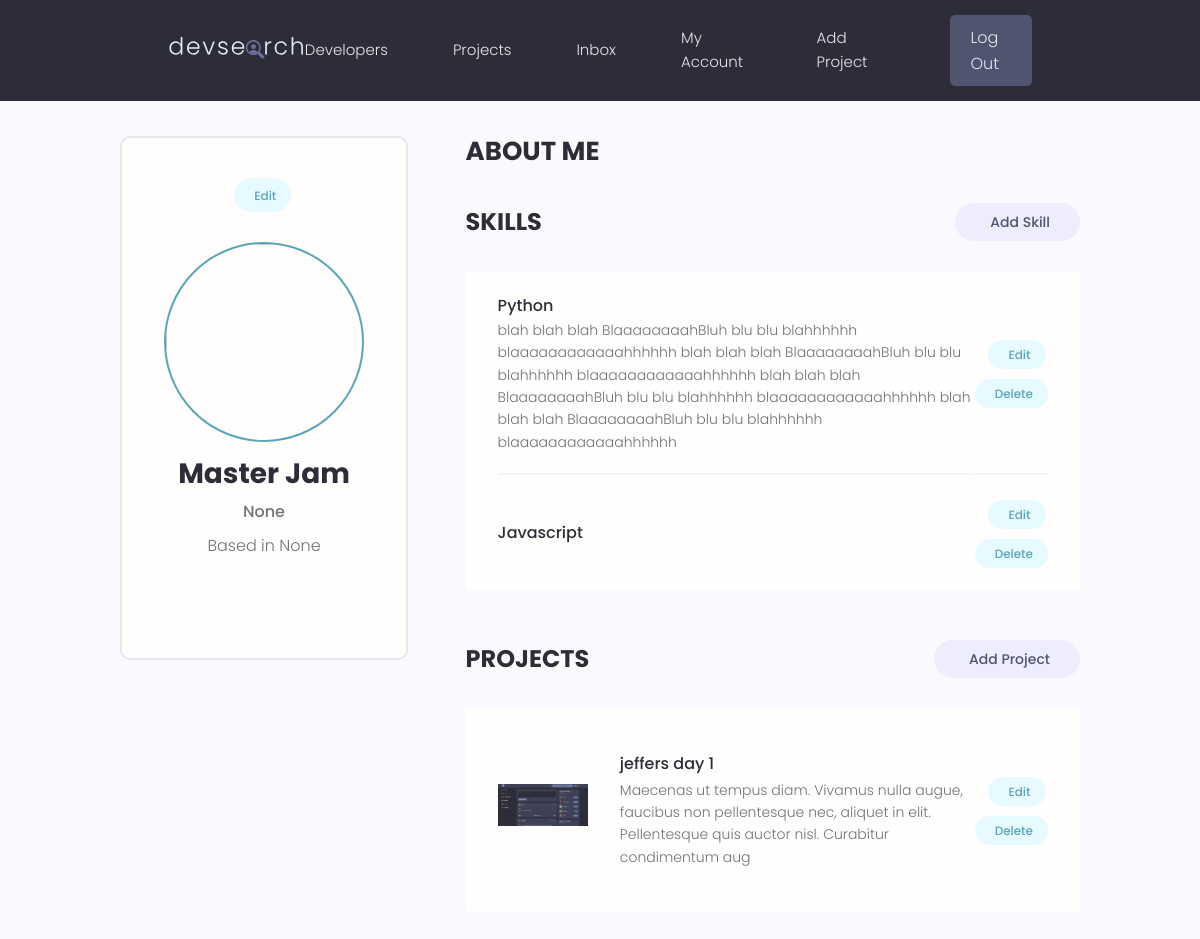
/account/ (signed in), run on the app's committed database.
### users/models.py (models this page shows, shortened)
class Profile(models.Model):
    user = models.OneToOneField(User, on_delete=models.CASCADE, null=True, blank=True)
    name = models.CharField(max_length=200, blank=True, null=True)
    username = models.CharField(max_length=200, blank=True, null=True)
    location = models.CharField(max_length=200, blank=True, null=True)
    email = models.EmailField(max_length=500, blank=True, null=True)
    short_intro = models.CharField(max_length=200, blank=True, null=True)
    bio = models.TextField(blank=True, null=True)
    profile_image = models.ImageField(
        null=True,
        blank=True,
        upload_to="profiles/",
        default="profiles/user-default.png",
    )
    social_github = models.CharField(max_length=200, blank=True, null=True)
    social_twitter = models.CharField(max_length=200, blank=True, null=True)
    social_linkedin = models.CharField(max_length=200, blank=True, null=True)
    social_youtube = models.CharField(max_length=200, blank=True, null=True)
    social_website = models.CharField(max_length=200, blank=True, null=True)
    created = models.DateTimeField(auto_now_add=True)
    id = models.UUIDField(
        default=uuid.uuid4, unique=True, primary_key=True, editable=False
    )
    @property
    def imageURL(self):
        try:
            url = self.profile_image.url
        except:
            url = ""
        return url

class Skill(models.Model):
    owner = models.ForeignKey(Profile, on_delete=models.CASCADE, null=True, blank=True)
    name = models.CharField(max_length=200, blank=True, null=True)
    description = models.TextField(blank=True, null=True)
    created = models.DateTimeField(auto_now_add=True)
    id = models.UUIDField(
        default=uuid.uuid4, unique=True, primary_key=True, editable=False
    )

### projects/models.py (models this page shows, shortened)
class Project(models.Model):
    owner = models.ForeignKey(Profile, null=True, blank=True, on_delete=models.CASCADE)
    title = models.CharField(max_length=200)
    description = models.TextField(null=True, blank=True)
    featured_image = models.ImageField(null=True, blank=True, default="default.jpg")
    demo_link = models.CharField(max_length=2000, null=True, blank=True)
    source_link = models.CharField(max_length=2000, null=True, blank=True)
    tags = models.ManyToManyField("Tag", blank=True)
    vote_total = models.IntegerField(default=0, null=True, blank=True)
    vote_ratio = models.IntegerField(default=0, null=True, blank=True)
    created = models.DateTimeField(auto_now_add=True)
    id = models.UUIDField(
        default=uuid.uuid4, unique=True, primary_key=True, editable=False
    )
    class Meta:
        ordering = [
            "title",
            "-created",  # -vote_ratio", "-vote_total"
        ]
    @property
    def imageURL(self):
        try:
            url = self.featured_image.url
        except:
            url = ""
        return url

### users/views.py (the view)
# urls.py: path("account/", views.userAccount, name="userAccount"),
@login_required(login_url="login")
def userAccount(requests):
    profile = requests.user.profile
    context = {
        "profile": profile,
    }
    return render(requests, "users/account.html", context)

### users/templates/users/account.html (shortened to what this page needs)
{% extends 'main.html' %}
{% block content %}
<main class="settingsPage profile my-md">
  <div class="container">
    <div class="layout">
      <div class="column column--1of3">
        <div class="card text-center">
          <div class="card__body dev">
            <a class="tag tag--pill tag--main settings__btn" href="{% url 'edit-account' %}?next=/account">
              Edit</a>
            <img class="avatar avatar--xl dev__avatar" src="{{profile.imageURL}}" />
            <h2 class="dev__name">{{profile.name}}</h2>
            <p class="dev__title">{{profile.short_intro}}</p>
            <p class="dev__location">Based in {{profile.location}}</p>
          </div>
        </div>
      </div>
      <div class="column column--2of3">
        <div class="devInfo">
          <h3 class="devInfo__title">About Me</h3>
        </div>
        <div class="settings">
          <h3 class="settings__title">Skills</h3>
          <a class="tag tag--pill tag--sub settings__btn tag--lg" href="{% url 'create-skill' %}?next=/account"> Add Skill</a>
        </div>
        <table class="settings__table">
          {% for skill in profile.skill_set.all %}
          <tr>
            <td class="settings__tableInfo">
              <h4>{{skill.name}}</h4>
              <p>
                {{skill.description}}
              </p>
            </td>
            <td class="settings__tableActions">
              <a class="tag tag--pill tag--main settings__btn" href="{% url 'update-skill' skill.id %}?next=/account"> Edit</a>
              <a class="tag tag--pill tag--main settings__btn" href="{% url 'delete-skill' skill.id %}?next=/account">
                Delete</a>
            </td>
          </tr>
          {% endfor %}
        </table>
        <div class="settings">
          <h3 class="settings__title">Projects</h3>
          <a class="tag tag--pill tag--sub settings__btn tag--lg" href="{% url 'create-project' %}?next=/account"> Add Project</a>
        </div>
        <table class="settings__table">
          {% for project in profile.project_set.all %}
          <tr>
            <td class="settings__thumbnail">
              <a href="{% url 'project' project.id %}"><img src="{{ project.imageURL }}" alt="Project Thumbnail" /></a>
            </td>
            <td class="settings__tableInfo">
              <a href="{% url 'project' project.id %}">{{project.title}}</a>
              <p>{{project.description|slice:"150"}}</p>
            </td>
            <td class="settings__tableActions">
              <a class="tag tag--pill tag--main settings__btn" href="{% url 'update-project' project.id %}?next=/account"> Edit</a>
              <a class="tag tag--pill tag--main settings__btn"
                href="{% url 'delete-project'  project.id %}?next=/account">
                Delete</a>
            </td>
          </tr>
          {% endfor %}
        </table>
      </div>
    </div>
  </div>
</main>
{% endblock %}

### static/styles/app.css (style rules this page uses)
:root { --color-sub: #2d2d39; }
.card { border: 2px solid var(--color-light); }
img { width: 100%; }
.profile .card>.dev { padding: 4rem; }
.dev__avatar { display: block; margin: auto; }
.dev__name { color: var(--color-sub); font-size: 2.8rem; font-weight: 700; margin-top: 1rem; margin-bottom: 0.5rem; }
.dev__title { font-size: 1.6rem; font-weight: 500; line-height: 1.3; }
.dev__location { margin-top: 1rem; }
.devInfo { margin-bottom: 3rem; }
.devInfo__title, .devInfo__subtitle { font-size: 2.6rem; color: var(--color-sub); text-transform: uppercase; font-weight: 700; margin-bottom: 1.5rem; }
.settingsPage .dev>.settings__btn { display: inline-block; margin-bottom: 3rem; }
.settings { display: flex; justify-content: space-between; align-items: center; }
.settings__title { font-size: 2.4rem; text-transform: uppercase; font-weight: 700; color: var(--color-sub); }
.settings__table { margin-top: 3rem; margin-bottom: 5rem; padding: 0 3rem; background: var(--color-white); }
.settings__table tr { width: 100%; }
.settings__table tr>td { padding: 2rem 0; }
.settings__table tr:not(:last-child) td { border-bottom: 2px solid var(--color-white-light); }
.settings__thumbnail { width: 23%; min-width: 10rem; }
.settings__thumbnail img { padding-right: 3rem; height: 15rem; object-fit: contain; }
.settings__tableInfo { width: 100%; }
.settings__tableInfo h4, .settings__tableInfo a { padding-right: 1rem; width: auto; font-size: 1.6rem; font-weight: 500; color: var(--color-sub); }
.settings__tableInfo p { font-size: 1.4rem; }
.settings__tableActions { text-align: right; }

### static/uikit/styles/modules/_variables.css (style rules this page uses)
:root { --color-main: #5aa5b9; --color-main-light: #e6faff; --color-sub: #3f4156; --color-sub-light: #51546e; --color-sub-lighter: #ededfd; --color-text: #737373; --color-gray: #8b8b8b; --color-light: #e5e7eb; --color-light-gray: #767676; --color-bg: #f8fafd; --color-white: #fffefd; --color-white-light: #f3f3f3; --color-success: #359e64; --color-success-bg: #def8e8; --color-error: #fc4b0b; --color-error-bg: #fff2ee; --font-base: 'Poppins', arial, helvetica, 'Segoe UI', roboto, ubuntu, sans-serif; --font-monospace: 'Fira Code', 'Courier New', courier, monospace; --font-regular: 300; --font-medium: 500; --font-bold: 700; --generic-shadow: 1px 1px 5px #00000010; --generic-transition: all 0.3s ease-in-out; }

### static/uikit/styles/modules/_base.css (style rules this page uses)
* { margin: 0; padding: 0; box-sizing: border-box; text-rendering: optimizeLegibility; color: inherit; font-size: inherit; }
html { font-size: 50%; }
@media only screen and (min-width: 480px) { html { font-size: 56.25%; } }
@media only screen and (min-width: 1200px) { html { font-size: 62.5%; } }
body { line-height: 1.6; font-weight: 400; font-size: 1.5rem; color: var(--color-text); background-color: var(--color-bg); min-height: 100vh; }

### static/uikit/styles/modules/_typography.css (style rules this page uses)
* { font-family: var(--font-base); }
h2 { font-size: 3.6rem; font-weight: var(--font-bold); }
h3 { font-size: 3.2rem; font-weight: var(--font-medium); }
h4 { font-size: 2.8rem; font-weight: var(--font-medium); }
p, span, strong { font-size: 1.6rem; color: var(--color-text); font-weight: var(--font-regular); }
a { padding-bottom: 2px; text-decoration: none; display: inline-block; color: var(--color-main); font-weight: var(--font-medium); }

### static/uikit/styles/modules/_utilities.css (style rules this page uses)
.container { width: 92%; max-width: 165rem; margin: 0 auto; box-sizing: border-box; }
@media screen and (min-width: 1000px) { .container { width: 90%; } }
@media screen and (min-width: 1200px) { .container { width: 80%; } }
.text-center { text-align: center; }
.my-md { margin: 3rem auto; }

### static/uikit/styles/modules/_avatar.css (style rules this page uses)
.avatar { border-radius: 50%; border: 2px solid var(--color-main); object-fit: cover; }
.avatar--xl { height: 20rem; width: 20rem; }

### static/uikit/styles/modules/_card.css (style rules this page uses)
.card { border-radius: 1rem; background-color: var(--color-white); border: 1.5px solid var(--color-light); width: auto; height: auto; margin-top: 0.5rem; margin-bottom: 0.5rem; overflow: hidden; }
.card__body, .card__header { padding: 2rem 2.5rem; }

### static/uikit/styles/modules/_layout.css (style rules this page uses)
.layout { display: flex; flex-flow: row wrap; justify-content: space-between; }
.layout > .column { margin-bottom: 3rem; }
.layout > .column.column--1of3 { flex-basis: 30%; }
.layout > .column.column--2of3 { flex-basis: 64%; }

### data on the page
Profile: name "Master Jam", short_intro "None", location "None"
Skill: name "Python", description "blah blah blah BlaaaaaaaahBluh blu blu blahhhhhh blaaaaaaaaaaaahhhhhh blah blah blah BlaaaaaaaahBluh blu blu blahhhhhh blaaaaaaaaaaaahhhhhh blah blah blah BlaaaaaaaahBluh blu blu blahhhhhh blaaaaaaaaaaaahhhhhh blah blah blah BlaaaaaaaahBluh blu blu blahhhhhh blaaaaaaaaaaaahhhhhh"
Skill: name "Javascript"
Project: imageURL (picture), title "jeffers day 1", description "Maecenas ut tempus diam. Vivamus nulla augue, faucibus non pellentesque nec, aliquet in elit. Pellentesque quis auctor nisl. Curabitur condimentum aug"
